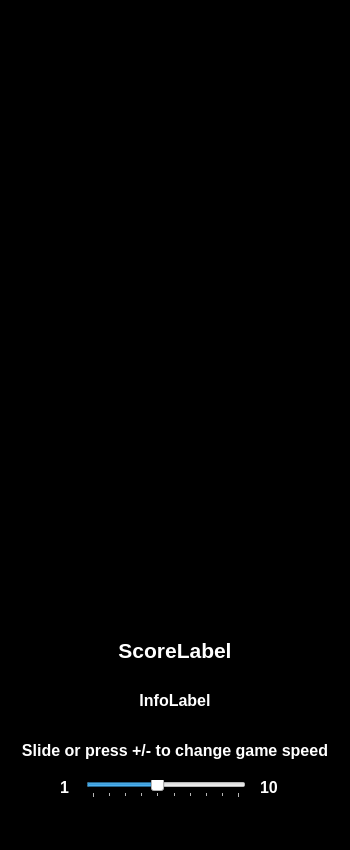
<?xml version="1.0" encoding="UTF-8"?>
<ui version="4.0">
 <class>MainWindow</class>
 <widget class="QMainWindow" name="MainWindow">
  <property name="geometry">
   <rect>
    <x>0</x>
    <y>0</y>
    <width>350</width>
    <height>850</height>
   </rect>
  </property>
  <property name="sizePolicy">
   <sizepolicy hsizetype="Fixed" vsizetype="Fixed">
    <horstretch>0</horstretch>
    <verstretch>0</verstretch>
   </sizepolicy>
  </property>
  <property name="minimumSize">
   <size>
    <width>350</width>
    <height>680</height>
   </size>
  </property>
  <property name="palette">
   <palette>
    <active>
     <colorrole role="WindowText">
      <brush brushstyle="SolidPattern">
       <color alpha="255">
        <red>255</red>
        <green>255</green>
        <blue>255</blue>
       </color>
      </brush>
     </colorrole>
     <colorrole role="Button">
      <brush brushstyle="SolidPattern">
       <color alpha="255">
        <red>0</red>
        <green>0</green>
        <blue>0</blue>
       </color>
      </brush>
     </colorrole>
     <colorrole role="Light">
      <brush brushstyle="SolidPattern">
       <color alpha="255">
        <red>0</red>
        <green>0</green>
        <blue>0</blue>
       </color>
      </brush>
     </colorrole>
     <colorrole role="Midlight">
      <brush brushstyle="SolidPattern">
       <color alpha="255">
        <red>0</red>
        <green>0</green>
        <blue>0</blue>
       </color>
      </brush>
     </colorrole>
     <colorrole role="Dark">
      <brush brushstyle="SolidPattern">
       <color alpha="255">
        <red>0</red>
        <green>0</green>
        <blue>0</blue>
       </color>
      </brush>
     </colorrole>
     <colorrole role="Mid">
      <brush brushstyle="SolidPattern">
       <color alpha="255">
        <red>0</red>
        <green>0</green>
        <blue>0</blue>
       </color>
      </brush>
     </colorrole>
     <colorrole role="Text">
      <brush brushstyle="SolidPattern">
       <color alpha="255">
        <red>255</red>
        <green>255</green>
        <blue>255</blue>
       </color>
      </brush>
     </colorrole>
     <colorrole role="BrightText">
      <brush brushstyle="SolidPattern">
       <color alpha="255">
        <red>255</red>
        <green>255</green>
        <blue>255</blue>
       </color>
      </brush>
     </colorrole>
     <colorrole role="ButtonText">
      <brush brushstyle="SolidPattern">
       <color alpha="255">
        <red>255</red>
        <green>255</green>
        <blue>255</blue>
       </color>
      </brush>
     </colorrole>
     <colorrole role="Base">
      <brush brushstyle="SolidPattern">
       <color alpha="255">
        <red>0</red>
        <green>0</green>
        <blue>0</blue>
       </color>
      </brush>
     </colorrole>
     <colorrole role="Window">
      <brush brushstyle="SolidPattern">
       <color alpha="255">
        <red>0</red>
        <green>0</green>
        <blue>0</blue>
       </color>
      </brush>
     </colorrole>
     <colorrole role="Shadow">
      <brush brushstyle="SolidPattern">
       <color alpha="255">
        <red>0</red>
        <green>0</green>
        <blue>0</blue>
       </color>
      </brush>
     </colorrole>
     <colorrole role="AlternateBase">
      <brush brushstyle="SolidPattern">
       <color alpha="255">
        <red>0</red>
        <green>0</green>
        <blue>0</blue>
       </color>
      </brush>
     </colorrole>
     <colorrole role="ToolTipBase">
      <brush brushstyle="SolidPattern">
       <color alpha="255">
        <red>255</red>
        <green>255</green>
        <blue>220</blue>
       </color>
      </brush>
     </colorrole>
     <colorrole role="ToolTipText">
      <brush brushstyle="SolidPattern">
       <color alpha="255">
        <red>0</red>
        <green>0</green>
        <blue>0</blue>
       </color>
      </brush>
     </colorrole>
     <colorrole role="PlaceholderText">
      <brush brushstyle="NoBrush">
       <color alpha="128">
        <red>255</red>
        <green>255</green>
        <blue>255</blue>
       </color>
      </brush>
     </colorrole>
    </active>
    <inactive>
     <colorrole role="WindowText">
      <brush brushstyle="SolidPattern">
       <color alpha="255">
        <red>255</red>
        <green>255</green>
        <blue>255</blue>
       </color>
      </brush>
     </colorrole>
     <colorrole role="Button">
      <brush brushstyle="SolidPattern">
       <color alpha="255">
        <red>0</red>
        <green>0</green>
        <blue>0</blue>
       </color>
      </brush>
     </colorrole>
     <colorrole role="Light">
      <brush brushstyle="SolidPattern">
       <color alpha="255">
        <red>0</red>
        <green>0</green>
        <blue>0</blue>
       </color>
      </brush>
     </colorrole>
     <colorrole role="Midlight">
      <brush brushstyle="SolidPattern">
       <color alpha="255">
        <red>0</red>
        <green>0</green>
        <blue>0</blue>
       </color>
      </brush>
     </colorrole>
     <colorrole role="Dark">
      <brush brushstyle="SolidPattern">
       <color alpha="255">
        <red>0</red>
        <green>0</green>
        <blue>0</blue>
       </color>
      </brush>
     </colorrole>
     <colorrole role="Mid">
      <brush brushstyle="SolidPattern">
       <color alpha="255">
        <red>0</red>
        <green>0</green>
        <blue>0</blue>
       </color>
      </brush>
     </colorrole>
     <colorrole role="Text">
      <brush brushstyle="SolidPattern">
       <color alpha="255">
        <red>255</red>
        <green>255</green>
        <blue>255</blue>
       </color>
      </brush>
     </colorrole>
     <colorrole role="BrightText">
      <brush brushstyle="SolidPattern">
       <color alpha="255">
        <red>255</red>
        <green>255</green>
        <blue>255</blue>
       </color>
      </brush>
     </colorrole>
     <colorrole role="ButtonText">
      <brush brushstyle="SolidPattern">
       <color alpha="255">
        <red>255</red>
        <green>255</green>
        <blue>255</blue>
       </color>
      </brush>
     </colorrole>
     <colorrole role="Base">
      <brush brushstyle="SolidPattern">
       <color alpha="255">
        <red>0</red>
        <green>0</green>
        <blue>0</blue>
       </color>
      </brush>
     </colorrole>
     <colorrole role="Window">
      <brush brushstyle="SolidPattern">
       <color alpha="255">
        <red>0</red>
        <green>0</green>
        <blue>0</blue>
       </color>
      </brush>
     </colorrole>
     <colorrole role="Shadow">
      <brush brushstyle="SolidPattern">
       <color alpha="255">
        <red>0</red>
        <green>0</green>
        <blue>0</blue>
       </color>
      </brush>
     </colorrole>
     <colorrole role="AlternateBase">
      <brush brushstyle="SolidPattern">
       <color alpha="255">
        <red>0</red>
        <green>0</green>
        <blue>0</blue>
       </color>
      </brush>
     </colorrole>
     <colorrole role="ToolTipBase">
      <brush brushstyle="SolidPattern">
       <color alpha="255">
        <red>255</red>
        <green>255</green>
        <blue>220</blue>
       </color>
      </brush>
     </colorrole>
     <colorrole role="ToolTipText">
      <brush brushstyle="SolidPattern">
       <color alpha="255">
        <red>0</red>
        <green>0</green>
        <blue>0</blue>
       </color>
      </brush>
     </colorrole>
     <colorrole role="PlaceholderText">
      <brush brushstyle="NoBrush">
       <color alpha="128">
        <red>255</red>
        <green>255</green>
        <blue>255</blue>
       </color>
      </brush>
     </colorrole>
    </inactive>
    <disabled>
     <colorrole role="WindowText">
      <brush brushstyle="SolidPattern">
       <color alpha="255">
        <red>0</red>
        <green>0</green>
        <blue>0</blue>
       </color>
      </brush>
     </colorrole>
     <colorrole role="Button">
      <brush brushstyle="SolidPattern">
       <color alpha="255">
        <red>0</red>
        <green>0</green>
        <blue>0</blue>
       </color>
      </brush>
     </colorrole>
     <colorrole role="Light">
      <brush brushstyle="SolidPattern">
       <color alpha="255">
        <red>0</red>
        <green>0</green>
        <blue>0</blue>
       </color>
      </brush>
     </colorrole>
     <colorrole role="Midlight">
      <brush brushstyle="SolidPattern">
       <color alpha="255">
        <red>0</red>
        <green>0</green>
        <blue>0</blue>
       </color>
      </brush>
     </colorrole>
     <colorrole role="Dark">
      <brush brushstyle="SolidPattern">
       <color alpha="255">
        <red>0</red>
        <green>0</green>
        <blue>0</blue>
       </color>
      </brush>
     </colorrole>
     <colorrole role="Mid">
      <brush brushstyle="SolidPattern">
       <color alpha="255">
        <red>0</red>
        <green>0</green>
        <blue>0</blue>
       </color>
      </brush>
     </colorrole>
     <colorrole role="Text">
      <brush brushstyle="SolidPattern">
       <color alpha="255">
        <red>0</red>
        <green>0</green>
        <blue>0</blue>
       </color>
      </brush>
     </colorrole>
     <colorrole role="BrightText">
      <brush brushstyle="SolidPattern">
       <color alpha="255">
        <red>255</red>
        <green>255</green>
        <blue>255</blue>
       </color>
      </brush>
     </colorrole>
     <colorrole role="ButtonText">
      <brush brushstyle="SolidPattern">
       <color alpha="255">
        <red>0</red>
        <green>0</green>
        <blue>0</blue>
       </color>
      </brush>
     </colorrole>
     <colorrole role="Base">
      <brush brushstyle="SolidPattern">
       <color alpha="255">
        <red>0</red>
        <green>0</green>
        <blue>0</blue>
       </color>
      </brush>
     </colorrole>
     <colorrole role="Window">
      <brush brushstyle="SolidPattern">
       <color alpha="255">
        <red>0</red>
        <green>0</green>
        <blue>0</blue>
       </color>
      </brush>
     </colorrole>
     <colorrole role="Shadow">
      <brush brushstyle="SolidPattern">
       <color alpha="255">
        <red>0</red>
        <green>0</green>
        <blue>0</blue>
       </color>
      </brush>
     </colorrole>
     <colorrole role="AlternateBase">
      <brush brushstyle="SolidPattern">
       <color alpha="255">
        <red>0</red>
        <green>0</green>
        <blue>0</blue>
       </color>
      </brush>
     </colorrole>
     <colorrole role="ToolTipBase">
      <brush brushstyle="SolidPattern">
       <color alpha="255">
        <red>255</red>
        <green>255</green>
        <blue>220</blue>
       </color>
      </brush>
     </colorrole>
     <colorrole role="ToolTipText">
      <brush brushstyle="SolidPattern">
       <color alpha="255">
        <red>0</red>
        <green>0</green>
        <blue>0</blue>
       </color>
      </brush>
     </colorrole>
     <colorrole role="PlaceholderText">
      <brush brushstyle="NoBrush">
       <color alpha="128">
        <red>255</red>
        <green>255</green>
        <blue>255</blue>
       </color>
      </brush>
     </colorrole>
    </disabled>
   </palette>
  </property>
  <property name="windowTitle">
   <string>MainWindow</string>
  </property>
  <widget class="QWidget" name="centralWidget">
   <widget class="QLabel" name="score_display_label">
    <property name="geometry">
     <rect>
      <x>20</x>
      <y>630</y>
      <width>310</width>
      <height>40</height>
     </rect>
    </property>
    <property name="font">
     <font>
      <pointsize>16</pointsize>
      <bold>true</bold>
     </font>
    </property>
    <property name="text">
     <string>ScoreLabel</string>
    </property>
    <property name="alignment">
     <set>Qt::AlignCenter</set>
    </property>
   </widget>
   <widget class="QLabel" name="info_display_label">
    <property name="geometry">
     <rect>
      <x>20</x>
      <y>680</y>
      <width>310</width>
      <height>40</height>
     </rect>
    </property>
    <property name="font">
     <font>
      <pointsize>12</pointsize>
      <bold>true</bold>
     </font>
    </property>
    <property name="text">
     <string>InfoLabel</string>
    </property>
    <property name="alignment">
     <set>Qt::AlignCenter</set>
    </property>
   </widget>
   <widget class="QSlider" name="speed_horizontal_slider">
    <property name="enabled">
     <bool>true</bool>
    </property>
    <property name="geometry">
     <rect>
      <x>86</x>
      <y>780</y>
      <width>160</width>
      <height>18</height>
     </rect>
    </property>
    <property name="palette">
     <palette>
      <active>
       <colorrole role="WindowText">
        <brush brushstyle="SolidPattern">
         <color alpha="255">
          <red>0</red>
          <green>0</green>
          <blue>0</blue>
         </color>
        </brush>
       </colorrole>
       <colorrole role="Button">
        <brush brushstyle="SolidPattern">
         <color alpha="255">
          <red>255</red>
          <green>255</green>
          <blue>255</blue>
         </color>
        </brush>
       </colorrole>
       <colorrole role="Light">
        <brush brushstyle="SolidPattern">
         <color alpha="255">
          <red>255</red>
          <green>255</green>
          <blue>255</blue>
         </color>
        </brush>
       </colorrole>
       <colorrole role="Midlight">
        <brush brushstyle="SolidPattern">
         <color alpha="255">
          <red>255</red>
          <green>255</green>
          <blue>255</blue>
         </color>
        </brush>
       </colorrole>
       <colorrole role="Dark">
        <brush brushstyle="SolidPattern">
         <color alpha="255">
          <red>127</red>
          <green>127</green>
          <blue>127</blue>
         </color>
        </brush>
       </colorrole>
       <colorrole role="Mid">
        <brush brushstyle="SolidPattern">
         <color alpha="255">
          <red>170</red>
          <green>170</green>
          <blue>170</blue>
         </color>
        </brush>
       </colorrole>
       <colorrole role="Text">
        <brush brushstyle="SolidPattern">
         <color alpha="255">
          <red>0</red>
          <green>0</green>
          <blue>0</blue>
         </color>
        </brush>
       </colorrole>
       <colorrole role="BrightText">
        <brush brushstyle="SolidPattern">
         <color alpha="255">
          <red>255</red>
          <green>255</green>
          <blue>255</blue>
         </color>
        </brush>
       </colorrole>
       <colorrole role="ButtonText">
        <brush brushstyle="SolidPattern">
         <color alpha="255">
          <red>0</red>
          <green>0</green>
          <blue>0</blue>
         </color>
        </brush>
       </colorrole>
       <colorrole role="Base">
        <brush brushstyle="SolidPattern">
         <color alpha="255">
          <red>255</red>
          <green>255</green>
          <blue>255</blue>
         </color>
        </brush>
       </colorrole>
       <colorrole role="Window">
        <brush brushstyle="SolidPattern">
         <color alpha="255">
          <red>255</red>
          <green>255</green>
          <blue>255</blue>
         </color>
        </brush>
       </colorrole>
       <colorrole role="Shadow">
        <brush brushstyle="SolidPattern">
         <color alpha="255">
          <red>0</red>
          <green>0</green>
          <blue>0</blue>
         </color>
        </brush>
       </colorrole>
       <colorrole role="AlternateBase">
        <brush brushstyle="SolidPattern">
         <color alpha="255">
          <red>255</red>
          <green>255</green>
          <blue>255</blue>
         </color>
        </brush>
       </colorrole>
       <colorrole role="ToolTipBase">
        <brush brushstyle="SolidPattern">
         <color alpha="255">
          <red>255</red>
          <green>255</green>
          <blue>220</blue>
         </color>
        </brush>
       </colorrole>
       <colorrole role="ToolTipText">
        <brush brushstyle="SolidPattern">
         <color alpha="255">
          <red>0</red>
          <green>0</green>
          <blue>0</blue>
         </color>
        </brush>
       </colorrole>
       <colorrole role="PlaceholderText">
        <brush brushstyle="SolidPattern">
         <color alpha="128">
          <red>0</red>
          <green>0</green>
          <blue>0</blue>
         </color>
        </brush>
       </colorrole>
      </active>
      <inactive>
       <colorrole role="WindowText">
        <brush brushstyle="SolidPattern">
         <color alpha="255">
          <red>0</red>
          <green>0</green>
          <blue>0</blue>
         </color>
        </brush>
       </colorrole>
       <colorrole role="Button">
        <brush brushstyle="SolidPattern">
         <color alpha="255">
          <red>255</red>
          <green>255</green>
          <blue>255</blue>
         </color>
        </brush>
       </colorrole>
       <colorrole role="Light">
        <brush brushstyle="SolidPattern">
         <color alpha="255">
          <red>255</red>
          <green>255</green>
          <blue>255</blue>
         </color>
        </brush>
       </colorrole>
       <colorrole role="Midlight">
        <brush brushstyle="SolidPattern">
         <color alpha="255">
          <red>255</red>
          <green>255</green>
          <blue>255</blue>
         </color>
        </brush>
       </colorrole>
       <colorrole role="Dark">
        <brush brushstyle="SolidPattern">
         <color alpha="255">
          <red>127</red>
          <green>127</green>
          <blue>127</blue>
         </color>
        </brush>
       </colorrole>
       <colorrole role="Mid">
        <brush brushstyle="SolidPattern">
         <color alpha="255">
          <red>170</red>
          <green>170</green>
          <blue>170</blue>
         </color>
        </brush>
       </colorrole>
       <colorrole role="Text">
        <brush brushstyle="SolidPattern">
         <color alpha="255">
          <red>0</red>
          <green>0</green>
          <blue>0</blue>
         </color>
        </brush>
       </colorrole>
       <colorrole role="BrightText">
        <brush brushstyle="SolidPattern">
         <color alpha="255">
          <red>255</red>
          <green>255</green>
          <blue>255</blue>
         </color>
        </brush>
       </colorrole>
       <colorrole role="ButtonText">
        <brush brushstyle="SolidPattern">
         <color alpha="255">
          <red>0</red>
          <green>0</green>
          <blue>0</blue>
         </color>
        </brush>
       </colorrole>
       <colorrole role="Base">
        <brush brushstyle="SolidPattern">
         <color alpha="255">
          <red>255</red>
          <green>255</green>
          <blue>255</blue>
         </color>
        </brush>
       </colorrole>
       <colorrole role="Window">
        <brush brushstyle="SolidPattern">
         <color alpha="255">
          <red>255</red>
          <green>255</green>
          <blue>255</blue>
         </color>
        </brush>
       </colorrole>
       <colorrole role="Shadow">
        <brush brushstyle="SolidPattern">
         <color alpha="255">
          <red>0</red>
          <green>0</green>
          <blue>0</blue>
         </color>
        </brush>
       </colorrole>
       <colorrole role="AlternateBase">
        <brush brushstyle="SolidPattern">
         <color alpha="255">
          <red>255</red>
          <green>255</green>
          <blue>255</blue>
         </color>
        </brush>
       </colorrole>
       <colorrole role="ToolTipBase">
        <brush brushstyle="SolidPattern">
         <color alpha="255">
          <red>255</red>
          <green>255</green>
          <blue>220</blue>
         </color>
        </brush>
       </colorrole>
       <colorrole role="ToolTipText">
        <brush brushstyle="SolidPattern">
         <color alpha="255">
          <red>0</red>
          <green>0</green>
          <blue>0</blue>
         </color>
        </brush>
       </colorrole>
       <colorrole role="PlaceholderText">
        <brush brushstyle="SolidPattern">
         <color alpha="128">
          <red>0</red>
          <green>0</green>
          <blue>0</blue>
         </color>
        </brush>
       </colorrole>
      </inactive>
      <disabled>
       <colorrole role="WindowText">
        <brush brushstyle="SolidPattern">
         <color alpha="255">
          <red>127</red>
          <green>127</green>
          <blue>127</blue>
         </color>
        </brush>
       </colorrole>
       <colorrole role="Button">
        <brush brushstyle="SolidPattern">
         <color alpha="255">
          <red>255</red>
          <green>255</green>
          <blue>255</blue>
         </color>
        </brush>
       </colorrole>
       <colorrole role="Light">
        <brush brushstyle="SolidPattern">
         <color alpha="255">
          <red>255</red>
          <green>255</green>
          <blue>255</blue>
         </color>
        </brush>
       </colorrole>
       <colorrole role="Midlight">
        <brush brushstyle="SolidPattern">
         <color alpha="255">
          <red>255</red>
          <green>255</green>
          <blue>255</blue>
         </color>
        </brush>
       </colorrole>
       <colorrole role="Dark">
        <brush brushstyle="SolidPattern">
         <color alpha="255">
          <red>127</red>
          <green>127</green>
          <blue>127</blue>
         </color>
        </brush>
       </colorrole>
       <colorrole role="Mid">
        <brush brushstyle="SolidPattern">
         <color alpha="255">
          <red>170</red>
          <green>170</green>
          <blue>170</blue>
         </color>
        </brush>
       </colorrole>
       <colorrole role="Text">
        <brush brushstyle="SolidPattern">
         <color alpha="255">
          <red>127</red>
          <green>127</green>
          <blue>127</blue>
         </color>
        </brush>
       </colorrole>
       <colorrole role="BrightText">
        <brush brushstyle="SolidPattern">
         <color alpha="255">
          <red>255</red>
          <green>255</green>
          <blue>255</blue>
         </color>
        </brush>
       </colorrole>
       <colorrole role="ButtonText">
        <brush brushstyle="SolidPattern">
         <color alpha="255">
          <red>127</red>
          <green>127</green>
          <blue>127</blue>
         </color>
        </brush>
       </colorrole>
       <colorrole role="Base">
        <brush brushstyle="SolidPattern">
         <color alpha="255">
          <red>255</red>
          <green>255</green>
          <blue>255</blue>
         </color>
        </brush>
       </colorrole>
       <colorrole role="Window">
        <brush brushstyle="SolidPattern">
         <color alpha="255">
          <red>255</red>
          <green>255</green>
          <blue>255</blue>
         </color>
        </brush>
       </colorrole>
       <colorrole role="Shadow">
        <brush brushstyle="SolidPattern">
         <color alpha="255">
          <red>0</red>
          <green>0</green>
          <blue>0</blue>
         </color>
        </brush>
       </colorrole>
       <colorrole role="AlternateBase">
        <brush brushstyle="SolidPattern">
         <color alpha="255">
          <red>255</red>
          <green>255</green>
          <blue>255</blue>
         </color>
        </brush>
       </colorrole>
       <colorrole role="ToolTipBase">
        <brush brushstyle="SolidPattern">
         <color alpha="255">
          <red>255</red>
          <green>255</green>
          <blue>220</blue>
         </color>
        </brush>
       </colorrole>
       <colorrole role="ToolTipText">
        <brush brushstyle="SolidPattern">
         <color alpha="255">
          <red>0</red>
          <green>0</green>
          <blue>0</blue>
         </color>
        </brush>
       </colorrole>
       <colorrole role="PlaceholderText">
        <brush brushstyle="SolidPattern">
         <color alpha="128">
          <red>0</red>
          <green>0</green>
          <blue>0</blue>
         </color>
        </brush>
       </colorrole>
      </disabled>
     </palette>
    </property>
    <property name="autoFillBackground">
     <bool>false</bool>
    </property>
    <property name="minimum">
     <number>1</number>
    </property>
    <property name="maximum">
     <number>10</number>
    </property>
    <property name="value">
     <number>5</number>
    </property>
    <property name="orientation">
     <enum>Qt::Horizontal</enum>
    </property>
    <property name="invertedAppearance">
     <bool>false</bool>
    </property>
    <property name="invertedControls">
     <bool>false</bool>
    </property>
    <property name="tickPosition">
     <enum>QSlider::TicksBelow</enum>
    </property>
    <property name="tickInterval">
     <number>1</number>
    </property>
   </widget>
   <widget class="QLabel" name="speed_slider_label">
    <property name="geometry">
     <rect>
      <x>20</x>
      <y>730</y>
      <width>310</width>
      <height>40</height>
     </rect>
    </property>
    <property name="font">
     <font>
      <pointsize>12</pointsize>
      <bold>true</bold>
     </font>
    </property>
    <property name="text">
     <string>Slide or press +/- to change game speed</string>
    </property>
    <property name="alignment">
     <set>Qt::AlignCenter</set>
    </property>
   </widget>
   <widget class="QLabel" name="max_speed_label">
    <property name="geometry">
     <rect>
      <x>260</x>
      <y>775</y>
      <width>25</width>
      <height>25</height>
     </rect>
    </property>
    <property name="font">
     <font>
      <pointsize>12</pointsize>
      <bold>true</bold>
     </font>
    </property>
    <property name="text">
     <string>10</string>
    </property>
   </widget>
   <widget class="QLabel" name="min_speed_label">
    <property name="geometry">
     <rect>
      <x>60</x>
      <y>775</y>
      <width>25</width>
      <height>25</height>
     </rect>
    </property>
    <property name="font">
     <font>
      <pointsize>12</pointsize>
      <bold>true</bold>
     </font>
    </property>
    <property name="text">
     <string>1</string>
    </property>
   </widget>
  </widget>
 </widget>
 <layoutdefault spacing="6" margin="11"/>
 <resources/>
 <connections/>
</ui>
